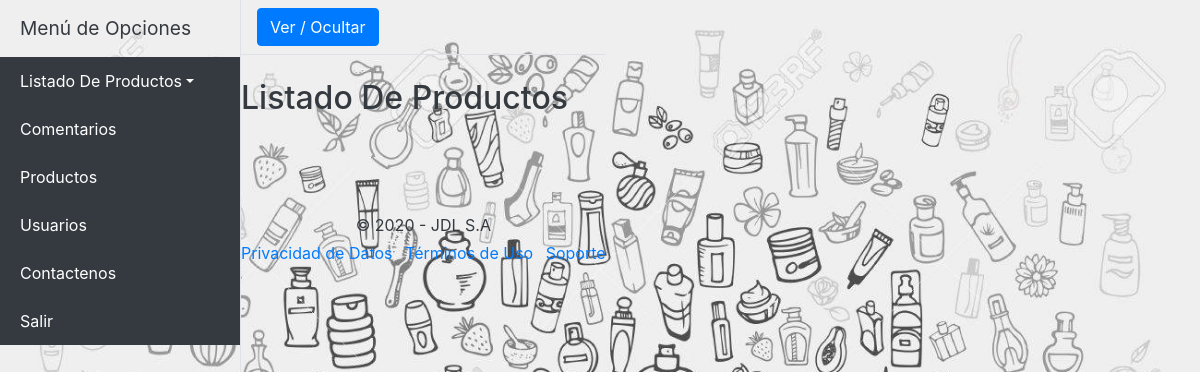
Page /listados/index.php on the earlier database version.
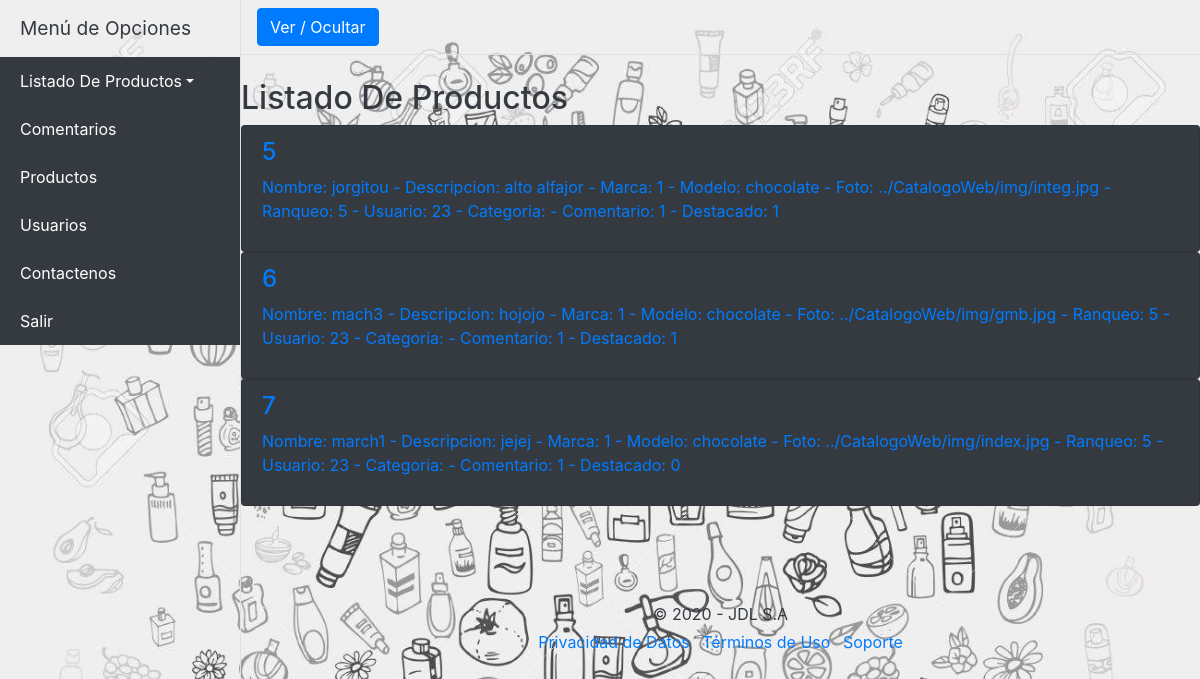
Same page on the later database version.
### tables this page shows
CREATE TABLE `productos` (
  `id_producto` int(8) NOT NULL,
  `nombre_producto` varchar(50) DEFAULT NULL,
  `descripcion_producto` varchar(100) DEFAULT NULL,
  `marca_producto` int(8) DEFAULT NULL,
  `modelo_producto` varchar(50) DEFAULT NULL,
  `foto_producto` varchar(200) DEFAULT NULL,
  `ranqueo_producto` int(1) DEFAULT NULL,
  `usuario_producto` int(8) DEFAULT NULL,
  `categoria_producto` int(1) DEFAULT NULL,
  `comentario_producto` int(8) DEFAULT NULL,
  `destacado_producto` int(1) DEFAULT NULL
);

### mlibs/body.php (the view, shortened to what this page needs)
<div class="d-flex" id="wrapper">
  <div class="bg-black border-right" id="sidebar-wrapper">
    <div class="sidebar-heading bg-black text-dark">Menú de Opciones</div>
      <div class="list-group list-group-flush">
        <a href="#pageSubmenu" data-toggle="collapse" aria-expanded="false" class="list-group-item list-group-item-action dropdown-toggle bg-dark text-white">Listado De Productos</a>
        <a href="../comentarios/" class="list-group-item list-group-item-action bg-dark text-white">Comentarios</a>
        <a href="../productos/" class="list-group-item list-group-item-action bg-dark text-white">Productos</a>
        <a href="../usuarios/" class="list-group-item list-group-item-action bg-dark text-white">Usuarios</a>
        <a href="../contacto/" class="list-group-item list-group-item-action bg-dark text-white">Contactenos</a>
        <a href="../" class="list-group-item list-group-item-action bg-dark text-white">Salir</a>
      </div>
    </div>
  <div id="page-content-wrapper align-self-center" >
    <nav class="navbar navbar-expand-lg navbar-light bg-black border-bottom">
      <button class="btn btn-primary" id="menu-toggle">Ver / Ocultar</button>
    </nav>
    <div class="mt-4 align-self-center text-left">
      <div class="mt-4 text-dark">
        <h2 class="mt-4">Listado De Productos</h2>
      </div>
      <?php
      	$long = count($productos);
      	for($i=0; $i< $long; $i++){
      ?>
	    <div class="list-group">
        <a 	<?php echo "href=modifica.php?id_producto=".$productos[$i]['id_producto'];?>
			   	class="list-group-item bg-dark">
			  	<h4 class="list-group-item-heading"> <?php echo $productos[$i]['id_producto'] ."";?> </h4>
          <p class="list-group-item-text"><?php 	echo "Nombre: " . $productos[$i]['nombre_producto'] ." - Descripcion: ";
                            echo $productos[$i]['descripcion_producto'] ." - Marca: ";
                            echo $productos[$i]['marca_producto'] ." - Modelo: ";
                            echo $productos[$i]['modelo_producto'] ." - Foto: ";
                            echo $productos[$i]['foto_producto'] ." - Ranqueo: ";
                            echo $productos[$i]['ranqueo_producto'] ." - Usuario: ";
                            echo $productos[$i]['usuario_producto'] ." - Categoria: ";
                            echo $productos[$i]['categoria_producto'] ." - Comentario: ";
                            echo $productos[$i]['comentario_producto'] ." - Destacado: ";
                            echo $productos[$i]['destacado_producto'] ."";
                            ?>
          </p>
			  </a>
      </div>
	    <?php  } ?>
    </div>
    <?php
      include "footer.php"
    ?>
  </div>
</div>

### listados/index.php (shortened to what this page needs)
<!doctype html>
<html>
  <?php
    require "../mlibs/header.php"
  ?>
  <body background="../img/listados.jpg" style="background-size:cover";>
  <?php
      require "../conexion.php";
      $sql = "SELECT * from productos order by id_producto";
	    $query = $mysqli->query($sql);
	    while($resultado = $query->fetch_assoc()) {
        $productos[] = $resultado;
      }
  ?>
  <?php
    require "../mlibs/body.php";
  ?>
  </body>
</html>

### mlibs/header.php (shortened to what this page needs)
<head>
	<link rel="stylesheet" href="https://stackpath.bootstrapcdn.com/bootstrap/4.5.0/css/bootstrap.min.css">
  <link href="../vendor/bootstrap/css/bootstrap.min.css" rel="stylesheet">
  <link href="../libs/css/simple-sidebar.css" rel="stylesheet">
  <link href="form-validation.css" rel="stylesheet">
</head>

### mlibs/footer.php
<footer class="my-5 pt-5 text-dark text-center text-small">
    <p class="mb-1">&copy; 2020 - JDL S.A</p>
   <ul class="list-inline">
      <li class="list-inline-item"><a href="#">Privacidad de Datos</a></li>
      <li class="list-inline-item"><a href="#">Términos de Uso</a></li>
      <li class="list-inline-item"><a href="#">Soporte</a></li>
    </ul>
</footer>

### libs/css/simple-sidebar.css (style rules this page uses)
body { overflow-x: hidden; }
#sidebar-wrapper { min-height: 100vh; margin-left: -15rem; -webkit-transition: margin .25s ease-out; -moz-transition: margin .25s ease-out; -o-transition: margin .25s ease-out; transition: margin .25s ease-out; }
#sidebar-wrapper .sidebar-heading { padding: 0.875rem 1.25rem; font-size: 1.2rem; }
#sidebar-wrapper .list-group { width: 15rem; }
@media (min-width: 768px) { #sidebar-wrapper { margin-left: 0; } }

Differences in the rows shown:
added productos: id_producto "5", nombre_producto "jorgitou", descripcion_producto "alto alfajor", marca_producto "1", modelo_producto "chocolate", foto_producto "../CatalogoWeb/img/integ.jpg", ranqueo_producto "5", usuario_producto "23", comentario_producto "1", destacado_producto "1"
added productos: id_producto "6", nombre_producto "mach3", descripcion_producto "hojojo", marca_producto "1", modelo_producto "chocolate", foto_producto "../CatalogoWeb/img/gmb.jpg", ranqueo_producto "5", usuario_producto "23", comentario_producto "1", destacado_producto "1"
added productos: id_producto "7", nombre_producto "march1", descripcion_producto "jejej", marca_producto "1", modelo_producto "chocolate", foto_producto "../CatalogoWeb/img/index.jpg", ranqueo_producto "5", usuario_producto "23", comentario_producto "1", destacado_producto "0"
